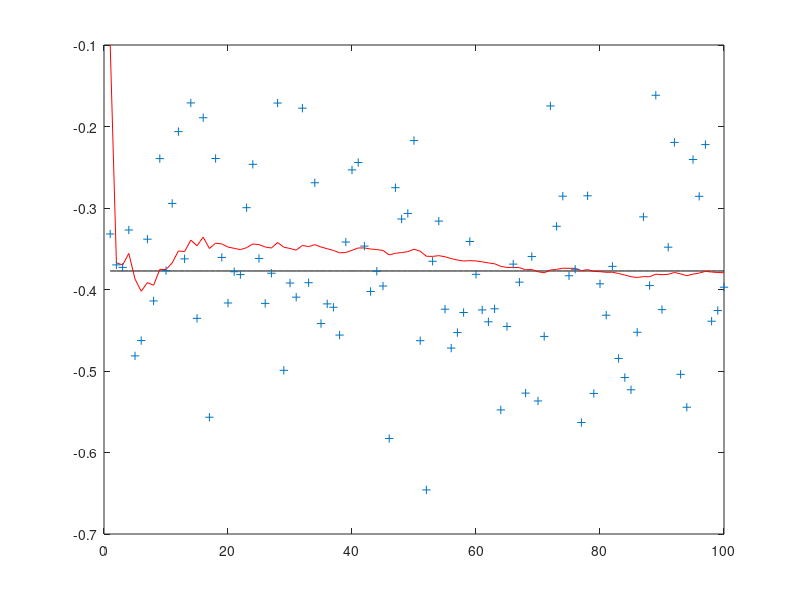

Recreate this plot in MATLAB.
clc;
clear all;
close all;

A=1;
u=0;
H=1;
Q=10^-6;
xk(1)=-0.1;
Pk(1)=1;
x=-0.37727;%true value
z=x+(0.1)*randn(1,100);

z=z-mean(z)+x;
R=0.01;
for i=2:length(z)
    
    x_=xk(i-1);%estimation
    P_=Pk(i-1)+Q;
    
    K=P_/(P_+R);%correction
    xk(i)=x_+K*(z(i)-x_);
    Pk(i)=(1-K)*P_;
end
figure
plot(x*ones(1,length(xk)),'k'),hold on
plot(xk,'r'),hold on
plot(z,'+')





